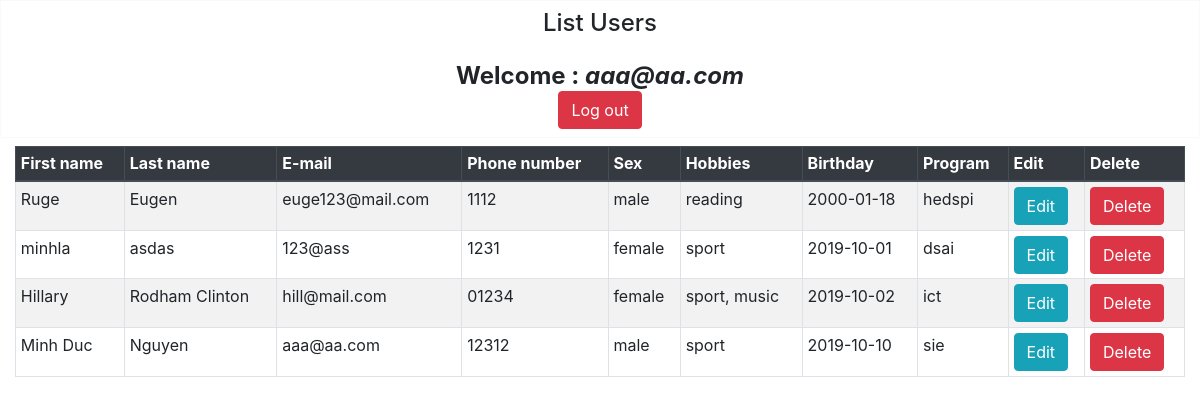
Page /list.php (signed in) on the committed database.
### tables this page shows
CREATE TABLE `user` (
  `id` int(11) NOT NULL,
  `firstname` text NOT NULL,
  `lastname` text NOT NULL,
  `email` text NOT NULL,
  `phonenumber` text NOT NULL,
  `password` text NOT NULL,
  `sex` text NOT NULL,
  `hobbies` text NOT NULL,
  `bday` date NOT NULL,
  `program` varchar(10) NOT NULL,
  `reg_date` timestamp NOT NULL DEFAULT current_timestamp()
);

### server/session.php (called while the page is built, shortened)
<?php
$db = mysqli_connect("localhost", "root", "", "test2");
$user_check = $_SESSION['login_user'];
$query = "SELECT email from user where email = '$user_check'";
$ses_sql = mysqli_query($db, $query);
$row = mysqli_fetch_assoc($ses_sql);
$login_session = $row['email'];
?>

### list.php (the view, shortened to what this page needs)
<?php
include('./server/session.php');
?>
<!DOCTYPE html>
<html lang="en">
<head>
    <link rel="stylesheet" href="https://stackpath.bootstrapcdn.com/bootstrap/4.3.1/css/bootstrap.min.css">
</head>
<body>
<div class="h4 text-center border border-light p-2">
	<p class="h4 mb-4 text-center">List Users</p>
	<b id="welcome" class="text-center">Welcome : <i><?php echo $login_session; ?></i></b>
	<form action="./server/logout.php" method="post">
		<button type="submit" class="btn btn-danger">Log out</button>
	</form>
</div>
    <div class="container-fluid">
        <table class="table table-hover table-responsive-md table-striped table-bordered table-sm">
            <thead class="thead-dark">
                <tr>
                    <th scope="col">First name</th>
                    <th scope="col">Last name</th>
                    <th scope="col">E-mail</th>
                    <th scope="col">Phone number</th>
                    <th scope="col">Sex</th>
                    <th scope="col">Hobbies</th>
                    <th scope="col">Birthday</th>
                    <th scope="col">Program</th>
                    <th scope="col">Edit</th>
                    <th scope="col">Delete</th>
                </tr>
            </thead>
            <tbody>
                <?php
                $db = mysqli_connect('localhost', 'root', '', 'test2');
                $query = "SELECT * FROM `user` ORDER BY id DESC";
                $result = mysqli_query($db, $query);
                while ($row = mysqli_fetch_array($result)) {
                    ?>
                    <tr>
                        <td><?php echo $row['firstname'] ?></td>
                        <td><?php echo $row['lastname'] ?></td>
                        <td><?php echo $row['email'] ?></td>
                        <td><?php echo $row['phonenumber'] ?></td>
                        <td><?php echo $row['sex'] ?></td>
                        <td><?php echo $row['hobbies'] ?></td>
                        <td><?php echo $row['bday'] ?></td>
                        <td><?php echo $row['program'] ?></td>
                        <td><a href="./edit.php?id=<?php echo $row['id'] ?>"><button type="button" class="btn btn-info">Edit</button></a></td>
                        <td><a href="./server/delete.php?id=<?php echo $row['id'] ?>"><button type="button" class="btn btn-danger" onclick="return confirm('Are you sure?')">Delete</button></a></button>
                    </tr>
                <?php
                }
                ?>
            </tbody>
        </table>
    </div>
</body>
</html>

### rows in the picture
user: email "aaa@aa.com", firstname "Minh Duc", lastname "Nguyen", phonenumber "12312", sex "male", hobbies "sport", bday "2019-10-10", program "sie"
user: firstname "Ruge", lastname "Eugen", email "euge123@mail.com", phonenumber "1112", sex "male", hobbies "reading", bday "2000-01-18", program "hedspi"
user: firstname "minhla", lastname "asdas", email "123@ass", phonenumber "1231", sex "female", hobbies "sport", bday "2019-10-01", program "dsai"
user: firstname "Hillary", lastname "Rodham Clinton", email "hill@mail.com", phonenumber "01234", sex "female", hobbies "sport, music", bday "2019-10-02", program "ict"
